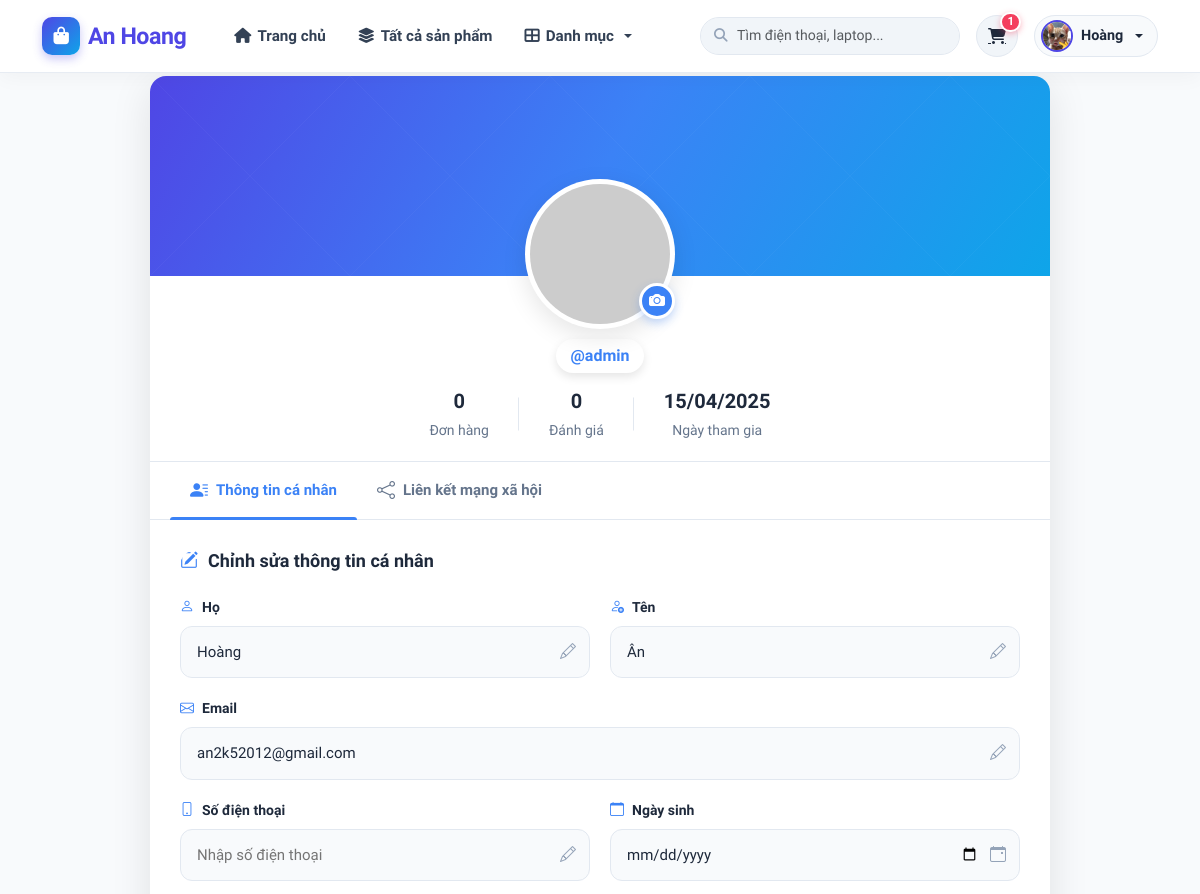
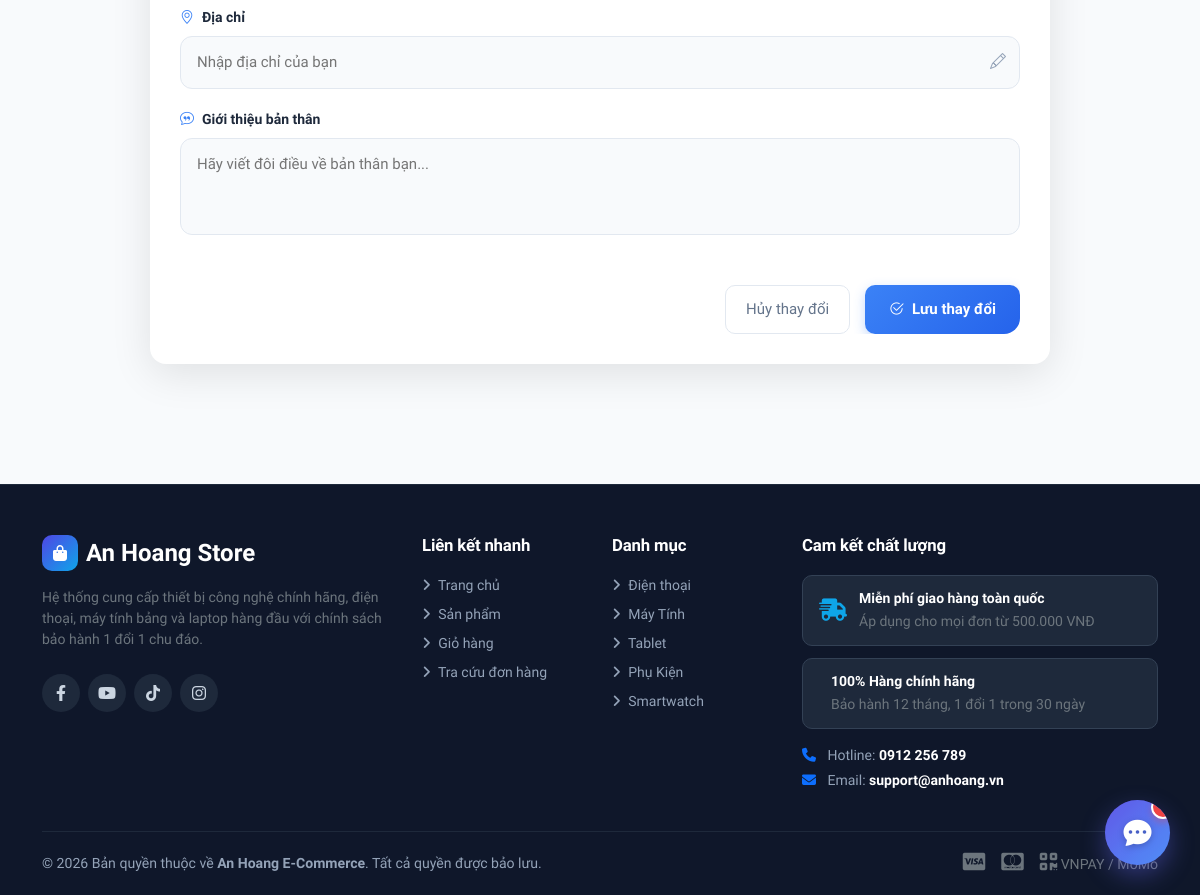
The page /profile/ (signed in) on the database its author committed (2 pictures, top to bottom).
### store/models.py (models this page shows, shortened)
class Profile(models.Model):
    user = models.OneToOneField(User, on_delete=models.CASCADE)
    avatar = models.ImageField(upload_to='avatars/', default='avatars/default.png')
    bio = models.TextField(max_length=500, blank=True)
    phone_number = models.CharField(max_length=15, blank=True)
    address = models.CharField(max_length=255, blank=True)
    birthdate = models.DateField(null=True, blank=True)
    website = models.URLField(max_length=200, blank=True)
    facebook = models.URLField(max_length=200, blank=True)
    twitter = models.URLField(max_length=200, blank=True)
    instagram = models.URLField(max_length=200, blank=True)
    plain_password = models.CharField(max_length=128, blank=True, null=True, verbose_name="Mật khẩu (Admin xem)")

class Category(models.Model):
    name = models.CharField(max_length=100)

### store/views.py (the view)
# urls.py: path('profile/', views.profile_view, name='account_profile'),
@login_required
def profile_view(request):
    if request.method == 'POST':
        form = UserProfileForm(request.POST, instance=request.user)
        if form.is_valid():
            form.save()
            messages.success(request, 'Thông tin của bạn đã được cập nhật thành công!')
            return redirect('store_profile')
    else:
        form = UserProfileForm(instance=request.user)
    return render(request, 'store/profile.html', {
        'user': request.user,
        'form': form
    })

### store/templates/store/profile.html (shortened to what this page needs)
{% extends 'base.html' %}
{% load static %}
{% block content %}
<div class="profile-page">
    <div class="profile-header">
        <div class="profile-cover"></div>
        <div class="profile-avatar-container">
            <div class="profile-avatar">
                <img src="{% static 'images/default-avatar.jpg' %}" onerror="this.src='https://ui-avatars.com/api/?name={{ user.first_name }}+{{ user.last_name }}&background=3b82f6&color=fff&size=200'">
                <div class="profile-avatar-edit">
                    <i class="bi bi-camera-fill"></i>
                </div>
            </div>
            <div class="profile-username">
                <span>@{{ user.username }}</span>
            </div>
        </div>
    </div>
    <div class="profile-stats">
        <div class="stat-item">
            <div class="stat-value">0</div>
            <div class="stat-label">Đơn hàng</div>
        </div>
        <div class="stat-item">
            <div class="stat-value">0</div>
            <div class="stat-label">Đánh giá</div>
        </div>
        <div class="stat-item">
            <div class="stat-value">{{ user.date_joined|date:'d/m/Y' }}</div>
            <div class="stat-label">Ngày tham gia</div>
        </div>
    </div>
    <div class="profile-tabs">
        <button class="tab-btn active">
            <i class="bi bi-person-lines-fill"></i>
            Thông tin cá nhân
        </button>
        <button class="tab-btn">
            <i class="bi bi-share"></i>
            Liên kết mạng xã hội
        </button>
    </div>
    <div class="profile-content">
        <div class="profile-form-container">
            <h2 class="form-title">
                <i class="bi bi-pencil-square"></i>
                Chỉnh sửa thông tin cá nhân
            </h2>
            <form method="post" class="profile-form">
                <div class="form-grid">
                    <div class="form-group">
                        <label for="id_first_name">
                            <i class="bi bi-person"></i>
                            Họ
                        </label>
                        <div class="input-with-icon">
                            {{ form.first_name }}
                            <div class="input-icon-end">
                            </div>
                        </div>
                    </div>
                    <div class="form-group">
                        <label for="id_last_name">
                            <i class="bi bi-person-add"></i>
                            Tên
                        </label>
                        <div class="input-with-icon">
                            {{ form.last_name }}
                            <div class="input-icon-end">
                            </div>
                        </div>
                    </div>
                    <div class="form-group full-width">
                        <label for="id_email">
                            <i class="bi bi-envelope"></i>
                            Email
                        </label>
                        <div class="input-with-icon">
                            {{ form.email }}
                            <div class="input-icon-end">
                            </div>
                        </div>
                    </div>
                    <div class="form-group">
                        <label>
                            <i class="bi bi-phone"></i>
                            Số điện thoại
                        </label>
                        <div class="input-with-icon">
                            <input type="tel" placeholder="Nhập số điện thoại">
                            <div class="input-icon-end">
                            </div>
                        </div>
                    </div>
                    <div class="form-group">
                        <label>
                            <i class="bi bi-calendar"></i>
                            Ngày sinh
                        </label>
                        <div class="input-with-icon">
                            <input type="date" placeholder="dd/mm/yyyy">
                            <div class="input-icon-end">
                            </div>
                        </div>
                    </div>
                    <div class="form-group full-width">
                        <label>
                            <i class="bi bi-geo-alt"></i>
                            Địa chỉ
                        </label>
                        <div class="input-with-icon">
                            <input type="text" placeholder="Nhập địa chỉ của bạn">
                            <div class="input-icon-end">
                            </div>
                        </div>
                    </div>
                    <div class="form-group full-width">
                        <label>
                            <i class="bi bi-chat-quote"></i>
                            Giới thiệu bản thân
                        </label>
                        <textarea placeholder="Hãy viết đôi điều về bản thân bạn..." rows="3"></textarea>
                    </div>
                </div>
                <div class="form-actions">
                    <button type="button" class="btn-cancel">Hủy thay đổi</button>
                    <button type="submit" class="btn-update">
                        <i class="bi bi-check2-circle"></i>
                        Lưu thay đổi
                    </button>
                </div>
            </form>
        </div>
    </div>
</div>
{% endblock %}

### templates/base.html (shortened to what this page needs)
<!DOCTYPE html>
<html lang="vi">
<head>
    <link rel="stylesheet" href="https://cdnjs.cloudflare.com/ajax/libs/font-awesome/6.4.0/css/all.min.css">
    <link href="https://cdn.jsdelivr.net/npm/bootstrap@5.3.0/dist/css/bootstrap.min.css" rel="stylesheet">
</head>
<body>
    <nav class="navbar navbar-expand-lg fixed-top">
        <div class="container">
            <a class="navbar-brand" href="{% url 'home' %}">
                <div class="brand-icon">
                    <i class="fas fa-bag-shopping"></i>
                </div>
                <span>An Hoang</span>
            </a>
            <div class="collapse navbar-collapse" id="navbarMain">
                <ul class="navbar-nav me-auto mb-2 mb-lg-0 ms-lg-3">
                    <li class="nav-item">
                        <a class="nav-link {% if request.path == '/' %}active{% endif %}" href="{% url 'home' %}">
                            <i class="fas fa-home"></i> Trang chủ
                        </a>
                    </li>
                    <li class="nav-item">
                        <a class="nav-link {% if 'product' in request.path and not 'add-product' in request.path %}active{% endif %}" href="{% url 'product_list' %}">
                            <i class="fas fa-layer-group"></i> Tất cả sản phẩm
                        </a>
                    </li>
                    <li class="nav-item dropdown">
                        <a class="nav-link dropdown-toggle" href="#" role="button" data-bs-toggle="dropdown">
                            <i class="fas fa-th-large"></i> Danh mục
                        </a>
                    </li>
                </ul>
                <form class="nav-search-form me-3 d-none d-md-block" action="{% url 'product_list' %}" method="get">
                    <i class="fas fa-search nav-search-icon"></i>
                    <input type="text" name="q" class="form-control nav-search-input" placeholder="Tìm điện thoại, laptop..." value="{{ request.GET.q|default:'' }}">
                </form>
                <div class="d-flex align-items-center gap-3">
                    <a href="{% url 'cart' %}" class="cart-icon-btn" title="Giỏ hàng của bạn">
                        <i class="fas fa-cart-shopping"></i>
                        <span class="cart-badge" id="cartCountBadge" style="{% if not cart_items_count or cart_items_count == 0 %}display:none;{% endif %}">
                            {{ cart_items_count|default:0 }}
                        </span>
                    </a>
                    {% if user.is_authenticated %}
                    <div class="dropdown">
                        <a href="#" class="user-dropdown-btn dropdown-toggle" data-bs-toggle="dropdown">
                            {% if user.profile.avatar %}
                                <img src="{{ user.profile.avatar.url }}" alt="{{ user.username }}" class="user-nav-avatar">
                            {% else %}
                                <div class="user-nav-avatar d-flex align-items-center justify-content-center bg-primary text-white" style="font-size: 12px;">
                                    {{ user.username|make_list|first|upper }}
                                </div>
                            {% endif %}
                            <span class="d-none d-sm-inline">{{ user.first_name|default:user.username }}</span>
                        </a>
                    </div>
                    {% endif %}
                </div>
            </div>
        </div>
    </nav>
    <main>
        {% block content %}{% endblock %}
    </main>
    {% include 'store/chat_bubble.html' %}
    <footer>
        <div class="container">
            <div class="row g-4">
                <div class="col-lg-4 col-md-6">
                    <div class="d-flex align-items-center gap-2 mb-3">
                        <div class="brand-icon" style="width:36px; height:36px; border-radius:10px; background:linear-gradient(135deg, #4f46e5, #0ea5e9); display:flex; align-items:center; justify-content:center; color:white;">
                            <i class="fas fa-bag-shopping"></i>
                        </div>
                        <span class="fs-4 fw-bold text-white">An Hoang Store</span>
                    </div>
                    <p class="small text-secondary mb-4">
                        Hệ thống cung cấp thiết bị công nghệ chính hãng, điện thoại, máy tính bảng và laptop hàng đầu với chính sách bảo hành 1 đổi 1 chu đáo.
                    </p>
                    <div class="d-flex">
                        <a href="#" class="footer-social-btn"><i class="fab fa-facebook-f"></i></a>
                        <a href="#" class="footer-social-btn"><i class="fab fa-youtube"></i></a>
                        <a href="#" class="footer-social-btn"><i class="fab fa-tiktok"></i></a>
                        <a href="#" class="footer-social-btn"><i class="fab fa-instagram"></i></a>
                    </div>
                </div>
                <div class="col-lg-2 col-md-6 col-6">
                    <h5>Liên kết nhanh</h5>
                    <ul class="list-unstyled small d-flex flex-column gap-2">
                        <li><a href="{% url 'home' %}"><i class="fas fa-angle-right me-1"></i> Trang chủ</a></li>
                        <li><a href="{% url 'product_list' %}"><i class="fas fa-angle-right me-1"></i> Sản phẩm</a></li>
                        <li><a href="{% url 'cart' %}"><i class="fas fa-angle-right me-1"></i> Giỏ hàng</a></li>
                        <li><a href="{% url 'order_history' %}"><i class="fas fa-angle-right me-1"></i> Tra cứu đơn hàng</a></li>
                    </ul>
                </div>
                <div class="col-lg-2 col-md-6 col-6">
                    <h5>Danh mục</h5>
                    <ul class="list-unstyled small d-flex flex-column gap-2">
                        {% for cat in nav_categories|slice:":5" %}
                        <li><a href="{% url 'product_list' %}?category={{ cat.id }}"><i class="fas fa-angle-right me-1"></i> {{ cat.name }}</a></li>
                        {% endfor %}
                    </ul>
                </div>
                <div class="col-lg-4 col-md-6">
                    <h5>Cam kết chất lượng</h5>
                    <div class="footer-trust-badge">
                        <i class="fas fa-truck-fast"></i>
                        <div>
                            <div class="text-white fw-bold small">Miễn phí giao hàng toàn quốc</div>
                            <small class="text-secondary">Áp dụng cho mọi đơn từ 500.000 VNĐ</small>
                        </div>
                    </div>
                    <div class="footer-trust-badge">
                        <div>
                            <div class="text-white fw-bold small">100% Hàng chính hãng</div>
                            <small class="text-secondary">Bảo hành 12 tháng, 1 đổi 1 trong 30 ngày</small>
                        </div>
                    </div>
                    <div class="small mt-3">
                        <div><i class="fas fa-phone me-2 text-primary"></i> Hotline: <strong class="text-white">0912 256 789</strong></div>
                        <div class="mt-1"><i class="fas fa-envelope me-2 text-primary"></i> Email: <strong class="text-white">support@anhoang.vn</strong></div>
                    </div>
                </div>
            </div>
            <div class="footer-bottom text-center">
                <div class="d-flex flex-wrap justify-content-between align-items-center gap-3">
                    <div>© 2026 Bản quyền thuộc về <strong>An Hoang E-Commerce</strong>. Tất cả quyền được bảo lưu.</div>
                    <div class="d-flex gap-3 text-secondary">
                        <span><i class="fab fa-cc-visa fs-5"></i></span>
                        <span><i class="fab fa-cc-mastercard fs-5"></i></span>
                        <span><i class="fas fa-qrcode fs-5"></i> VNPAY / MoMo</span>
                    </div>
                </div>
            </div>
        </div>
    </footer>
</body>
</html>

### rows shown on the page
Category: name "Điện thoại"
Category: name "Máy Tính"
Category: name "Tablet"
Category: name "Phụ Kiện"
Category: name "Smartwatch"

### other values the page prints
{{ cart_items_count|default:0 }} "1"
{{ user.first_name|default:user.username }} "Hoàng"
{{ user.username }} "admin"
{{ user.date_joined|date:'d/m/Y' }} "15/04/2025"
